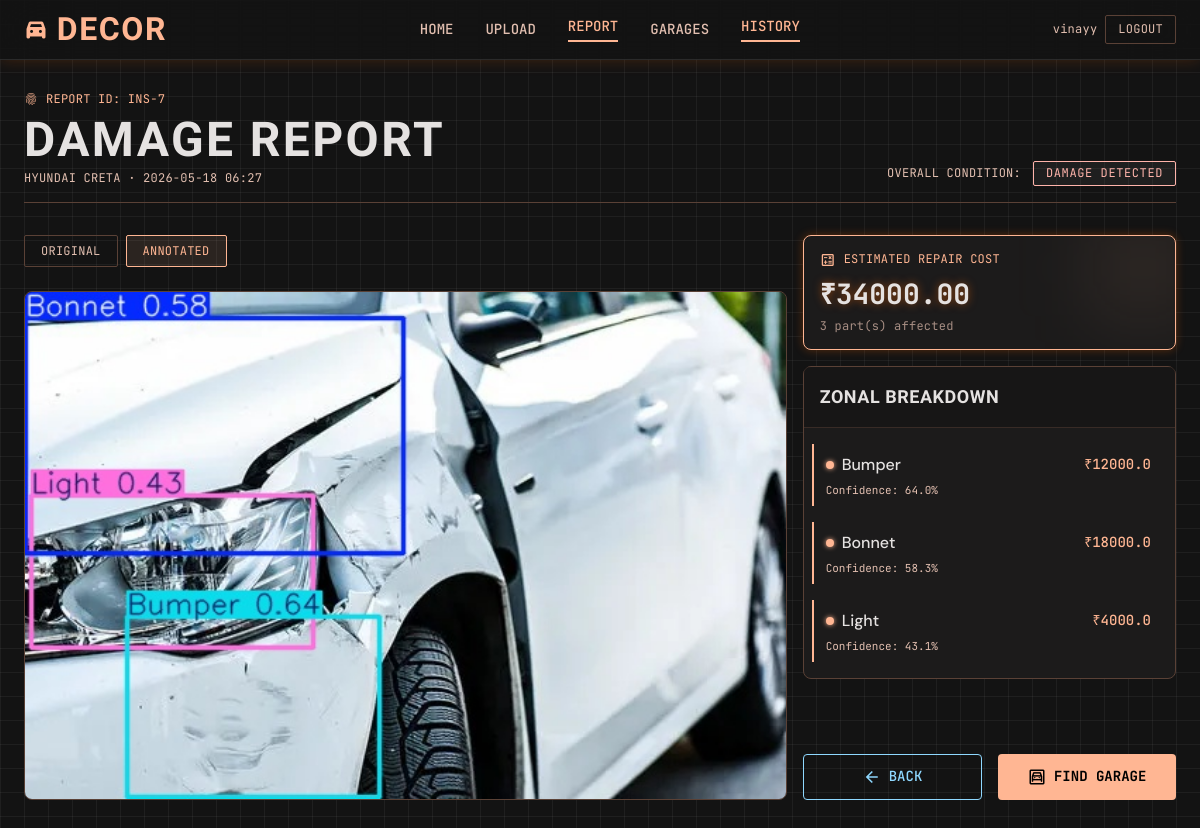
The app's page /reports/7/ (signed in) with its own data.
### detection/models.py (models this page shows, shortened)
class DetectionReport(models.Model):
    user = models.ForeignKey(User, on_delete=models.CASCADE)
    car_brand = models.CharField(max_length=100)
    car_model = models.CharField(max_length=100)
    original_image = models.ImageField(upload_to='reports/original/', blank=True, null=True)
    detected_image = models.ImageField(upload_to='reports/detected/', blank=True, null=True)
    results = models.JSONField()
    total_cost = models.DecimalField(max_digits=10, decimal_places=2)
    created_at = models.DateTimeField(default=timezone.now)

### detection/views.py (the view)
# urls.py: path('reports/<int:pk>/', views.report_detail, name='report_detail'),
@login_required
def report_detail(request, pk):
    from django.shortcuts import get_object_or_404
    report = get_object_or_404(DetectionReport, pk=pk, user=request.user)
    return render(request, 'report_detail.html', {'report': report})

### detection/templates/report_detail.html (shortened to what this page needs)
<!DOCTYPE html>
<html class="dark" lang="en">
<head>
<script src="https://cdn.tailwindcss.com?plugins=forms,container-queries"></script>
<script id="tailwind-config">
tailwind.config = {
  darkMode: "class",
  theme: {
    extend: {
      colors: {
        "on-secondary": "#003548", "tertiary-fixed-dim": "#00e475", "primary": "#ffb693",
        "tertiary": "#00e475", "surface-bright": "#3a3939", "surface-container-low": "#1c1b1b",
        "on-tertiary-fixed-variant": "#005226", "on-primary-fixed": "#351000",
        "background": "#131313", "on-primary": "#561f00", "primary-fixed": "#ffdbcc",
        "primary-fixed-dim": "#ffb693", "on-surface": "#e5e2e1", "outline": "#a98a7d",
        "surface-tint": "#ffb693", "on-error": "#690005", "surface-variant": "#353534",
        "on-primary-fixed-variant": "#7a3000", "on-background": "#e5e2e1",
        "surface": "#131313", "surface-container-high": "#2a2a2a",
        "error-container": "#93000a", "secondary-container": "#00c1fd",
        "secondary": "#8fd8ff", "surface-container-lowest": "#0e0e0e",
        "inverse-on-surface": "#313030", "error": "#ffb4ab", "on-tertiary": "#003918",
        "inverse-surface": "#e5e2e1", "on-primary-container": "#572000",
        "on-secondary-fixed-variant": "#004d67", "on-tertiary-fixed": "#00210b",
        "on-secondary-container": "#004b65", "primary-container": "#ff6b00",
        "surface-container": "#201f1f", "on-surface-variant": "#e2bfb0",
        "tertiary-fixed": "#62ff96", "tertiary-container": "#00b059",
        "outline-variant": "#5a4136", "on-tertiary-container": "#003a19",
        "on-error-container": "#ffdad6", "surface-container-highest": "#353534",
        "secondary-fixed-dim": "#75d1ff", "on-secondary-fixed": "#001e2b",
        "inverse-primary": "#a04100", "surface-dim": "#131313", "secondary-fixed": "#c2e8ff"
      },
      borderRadius: { "DEFAULT": "0.125rem", "lg": "0.25rem", "xl": "0.5rem", "full": "0.75rem" },
      spacing: { "container-padding": "24px", "stack-lg": "32px", "stack-md": "16px", "unit": "8px", "gutter": "16px", "stack-sm": "8px" },
      fontFamily: { "h1": ["Barlow Condensed"], "body-sm": ["DM Sans"], "body-md": ["DM Sans"], "h1-mobile": ["Barlow Condensed"], "body-lg": ["DM Sans"], "h3": ["Barlow Condensed"], "data-md": ["JetBrains Mono"], "data-lg": ["JetBrains Mono"], "h2": ["Barlow Condensed"], "data-sm": ["JetBrains Mono"] },
      fontSize: {
        "h1": ["48px", {"lineHeight": "1.1", "letterSpacing": "0.05em", "fontWeight": "700"}],
        "body-sm": ["14px", {"lineHeight": "1.5", "fontWeight": "400"}],
        "body-md": ["16px", {"lineHeight": "1.6", "fontWeight": "400"}],
        "h1-mobile": ["36px", {"lineHeight": "1.1", "fontWeight": "700"}],
        "body-lg": ["18px", {"lineHeight": "1.6", "fontWeight": "400"}],
        "h3": ["24px", {"lineHeight": "1.2", "letterSpacing": "0.03em", "fontWeight": "600"}],
        "data-md": ["14px", {"lineHeight": "1.4", "fontWeight": "500"}],
        "data-lg": ["18px", {"lineHeight": "1.4", "fontWeight": "500"}],
        "h2": ["32px", {"lineHeight": "1.2", "letterSpacing": "0.04em", "fontWeight": "700"}],
        "data-sm": ["12px", {"lineHeight": "1.2", "letterSpacing": "0.02em", "fontWeight": "400"}]
      }
    }
  }
}
</script>
</head>
<body class="bg-background text-on-background font-body-md min-h-screen flex flex-col pt-[60px] pb-[80px] md:pb-0 tech-bg-grid">
<header class="bg-surface/80 backdrop-blur-xl fixed top-0 w-full z-50 h-[60px] border-b border-white/10 shadow-[0px_0px_15px_rgba(255,107,0,0.2)] flex justify-between items-center px-container-padding">
  <a href="/" class="flex items-center gap-unit text-primary">
    <span class="material-symbols-outlined text-h3" style="font-variation-settings:'FILL' 1;">directions_car</span>
    <span class="font-h2 text-h2 font-bold tracking-wider">DECOR</span>
  </a>
  <nav class="hidden md:flex items-center gap-stack-lg">
    <a class="font-data-md text-data-md uppercase text-on-surface-variant hover:text-primary transition-colors duration-300" href="/">Home</a>
    <a class="font-data-md text-data-md uppercase text-on-surface-variant hover:text-primary transition-colors duration-300" href="{% url 'dashboard' %}">Upload</a>
    <a class="font-data-md text-data-md uppercase text-primary border-b-2 border-primary pb-1" href="{% url 'report_history' %}">Report</a>
    <a class="font-data-md text-data-md uppercase text-on-surface-variant hover:text-primary transition-colors duration-300" href="{% url 'nearby_garages' %}">Garages</a>
    <a class="font-data-md text-data-md uppercase text-primary border-b-2 border-primary pb-1" href="{% url 'report_history' %}">History</a>
  </nav>
  <div class="flex items-center gap-unit">
    <span class="font-data-sm text-data-sm text-on-surface-variant hidden md:block">{{ request.user.username }}</span>
    <a href="{% url 'logout' %}" class="font-data-sm text-data-sm uppercase border border-outline-variant text-on-surface-variant px-3 py-1.5 rounded hover:border-primary hover:text-primary transition-colors duration-300">Logout</a>
  </div>
</header>
<main class="flex-grow w-full max-w-7xl mx-auto px-container-padding py-stack-lg flex flex-col gap-stack-lg">
  <div class="flex flex-col md:flex-row justify-between items-start md:items-end gap-stack-md border-b border-outline-variant pb-stack-md">
    <div>
      <p class="font-data-sm text-data-sm text-primary-fixed-dim mb-unit flex items-center gap-2">
        <span class="material-symbols-outlined text-[14px]">fingerprint</span>
        REPORT ID: INS-{{ report.pk }}
      </p>
      <h1 class="font-h1-mobile md:font-h1 text-h1-mobile md:text-h1 text-on-surface">DAMAGE REPORT</h1>
      <p class="font-data-sm text-data-sm text-on-surface-variant mt-1">{{ report.car_brand|upper }} {{ report.car_model|upper }} · {{ report.created_at|date:"Y-m-d H:i" }}</p>
    </div>
    <div class="flex items-center gap-3">
      <span class="font-data-sm text-data-sm text-on-surface-variant uppercase">Overall Condition:</span>
      {% if report.total_cost > 0 %}
      <div class="px-3 py-1 rounded bg-white/5 border border-error text-error font-data-sm text-data-sm uppercase tracking-wider">DAMAGE DETECTED</div>
      {% else %}
      <div class="px-3 py-1 rounded bg-white/5 border border-tertiary-fixed-dim text-tertiary-fixed-dim font-data-sm text-data-sm uppercase tracking-wider">NO DAMAGE</div>
      {% endif %}
    </div>
  </div>
  <div class="grid grid-cols-1 lg:grid-cols-12 gap-gutter">
    <div class="lg:col-span-8 flex flex-col gap-stack-md">
      <div class="flex gap-2 mb-2">
        <button onclick="showImg('original')" id="btn-original" class="font-data-sm text-data-sm uppercase px-4 py-2 rounded border border-outline-variant text-on-surface-variant hover:border-primary hover:text-primary transition-colors">Original</button>
        {% if report.detected_image %}
        <button onclick="showImg('detected')" id="btn-detected" class="font-data-sm text-data-sm uppercase px-4 py-2 rounded border border-primary text-primary bg-primary/10">Annotated</button>
        {% endif %}
      </div>
      <div class="bg-surface-container-low border border-outline-variant rounded-xl overflow-hidden relative">
        {% if report.detected_image %}
        <img id="img-detected" src="{{ report.detected_image.url }}" alt="Annotated damage image" class="w-full object-contain max-h-[600px]">
        {% endif %}
      </div>
    </div>
    <div class="lg:col-span-4 flex flex-col gap-stack-md">
      <div class="bg-surface-container-low border border-primary p-stack-md rounded-xl glow-border-amber relative overflow-hidden">
        <div class="absolute -right-4 -top-4 w-24 h-24 bg-primary/10 blur-2xl rounded-full"></div>
        <p class="font-data-sm text-data-sm text-primary uppercase mb-2 flex items-center gap-2">
          <span class="material-symbols-outlined text-[16px]">calculate</span>
          Estimated Repair Cost
        </p>
        <h2 class="font-data-lg text-[28px] text-on-surface leading-tight font-bold glow-text-amber">₹{{ report.total_cost }}</h2>
        <p class="font-data-sm text-data-sm text-on-surface-variant mt-2 opacity-70">{{ report.results|length }} part(s) affected</p>
      </div>
      {% if report.results %}
      <div class="bg-surface-container-low border border-outline-variant rounded-xl flex flex-col">
        <div class="p-4 border-b border-outline-variant/50 bg-surface/50">
          <h3 class="font-h3 text-h3 text-on-surface text-lg">ZONAL BREAKDOWN</h3>
        </div>
        <div class="p-4 flex flex-col gap-4">
          {% for part, info in report.results.items %}
          <div class="flex items-start justify-between border-l-2 border-primary pl-3 hover:bg-surface/50 transition-colors p-2 -ml-2 rounded-r">
            <div>
              <h4 class="font-body-md text-body-md text-on-surface font-medium flex items-center gap-2">
                <div class="w-2 h-2 rounded-full bg-primary shadow-[0_0_5px_#ffb693]"></div>
                {{ part }}
              </h4>
              <p class="font-data-sm text-[11px] text-on-surface-variant mt-1">Confidence: {{ info.confidence }}%</p>
            </div>
            <div class="text-right">
              <span class="font-data-md text-data-md text-primary">₹{{ info.price }}</span>
            </div>
          </div>
          {% endfor %}
        </div>
      </div>
      {% endif %}
      <div class="flex gap-4 mt-auto pt-4">
        <a href="{% url 'report_history' %}" class="flex-1 bg-transparent border border-secondary text-secondary font-data-md text-data-md py-3 rounded-lg hover:bg-secondary/10 transition-colors uppercase flex justify-center items-center gap-2">
          <span class="material-symbols-outlined text-[18px]">arrow_back</span>
          Back
        </a>
        <a href="{% url 'nearby_garages' %}" class="flex-1 bg-primary text-[#000] font-data-md text-data-md py-3 rounded-lg hover:shadow-[0_0_15px_rgba(255,107,0,0.4)] transition-shadow uppercase font-bold flex justify-center items-center gap-2">
          <span class="material-symbols-outlined text-[18px]">garage</span>
          Find Garage
        </a>
      </div>
    </div>
  </div>
</main>
</body>
</html>

### detection/templates/report_detail.html (style rules this page uses)
.material-symbols-outlined { font-variation-settings: 'FILL' 0, 'wght' 400, 'GRAD' 0, 'opsz' 24; }
body { min-height: max(884px, 100dvh); }
.tech-bg-grid { background-image: linear-gradient(to right, rgba(255,255,255,0.05) 1px, transparent 1px), linear-gradient(to bottom, rgba(255,255,255,0.05) 1px, transparent 1px); background-size: 24px 24px; }
.glow-border-amber { box-shadow: 0 0 10px rgba(255,107,0,0.3); }
.glow-text-amber { text-shadow: 0 0 8px rgba(255,107,0,0.5); }

### records on screen
DetectionReport: pk "7", car_brand "HYUNDAI", car_model "CRETA", created_at "2026-05-18 06:27", detected_image (picture), total_cost "34000.00", results|length "3"

### other values on screen
{{ request.user.username }} "vinayy"
{{ part }} "Bumper" "Bonnet" "Light"
{{ info.confidence }} "64.0" "58.3" "43.1"
{{ info.price }} "12000.0" "18000.0" "4000.0"
